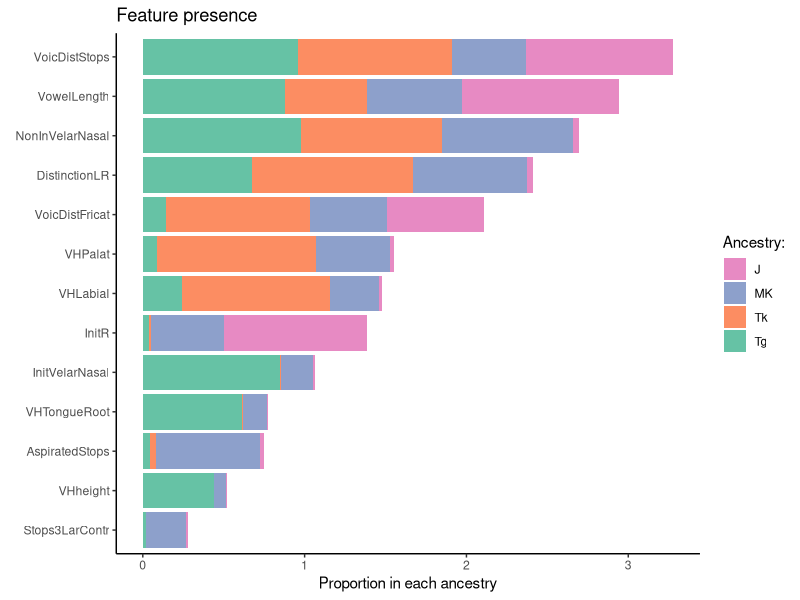
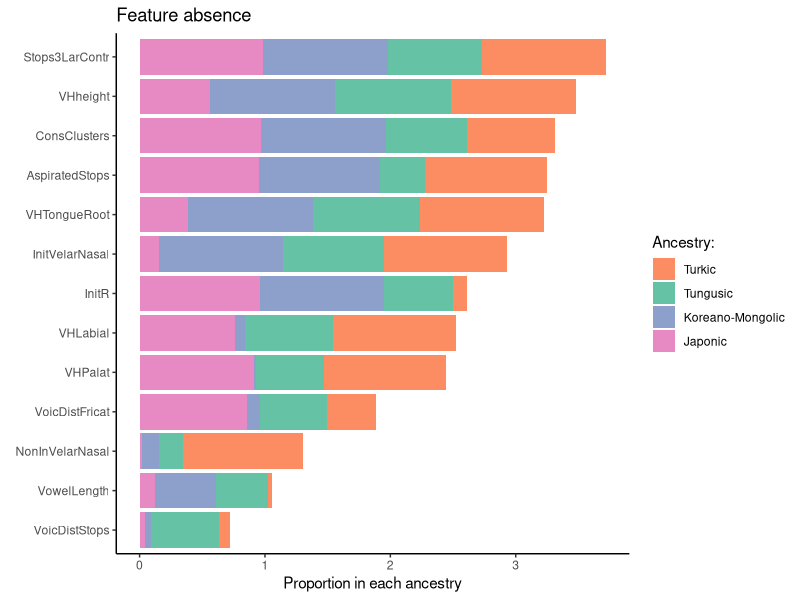
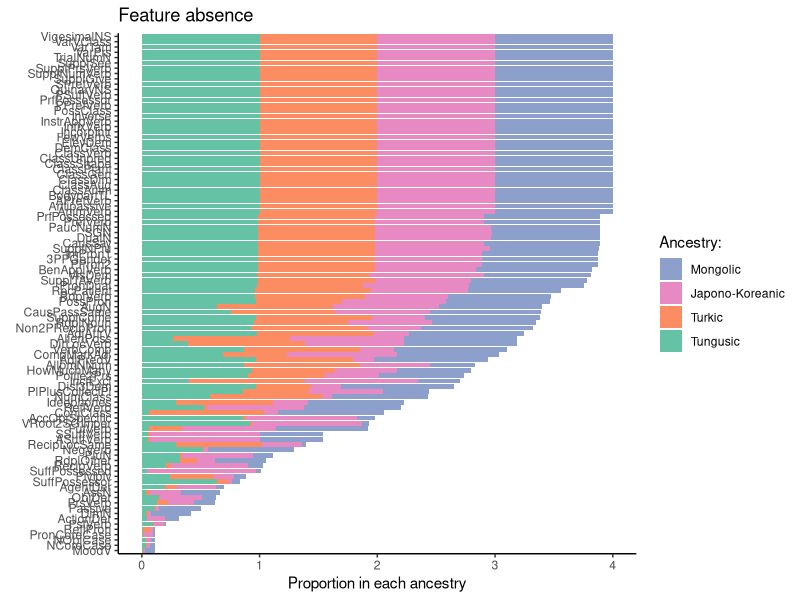
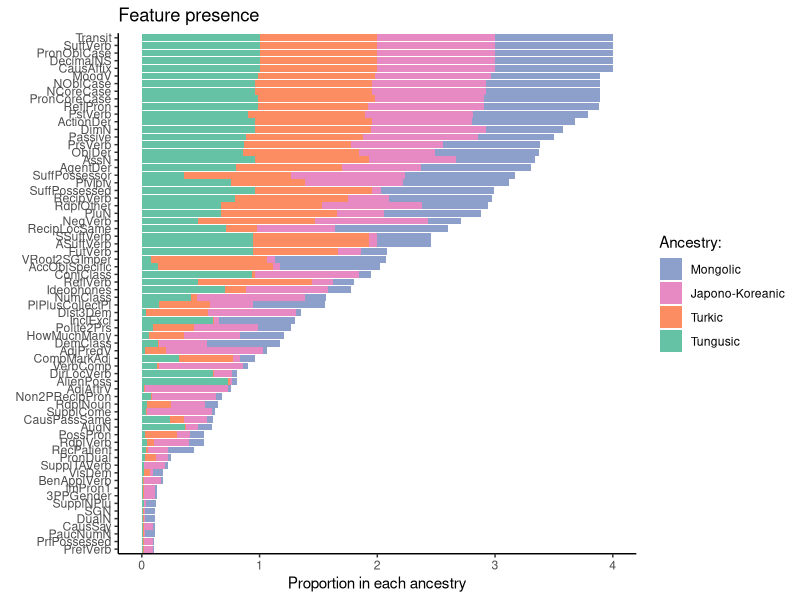
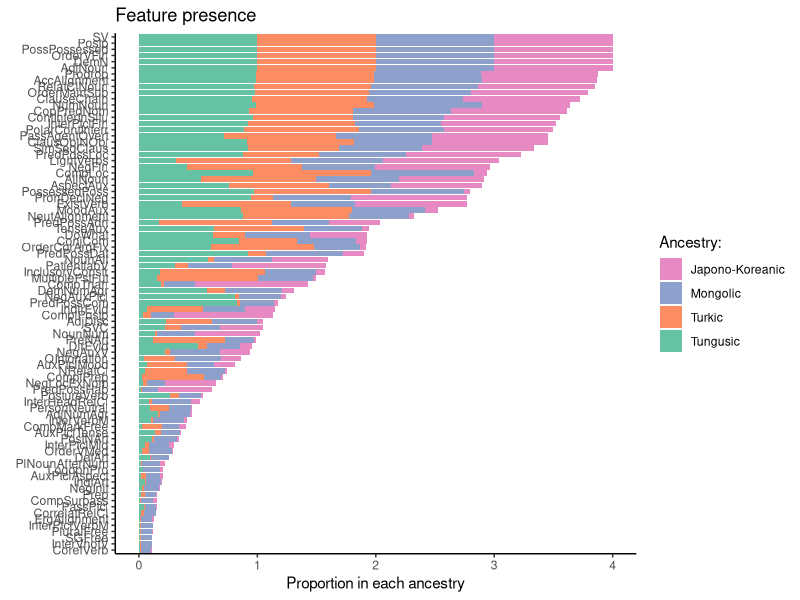
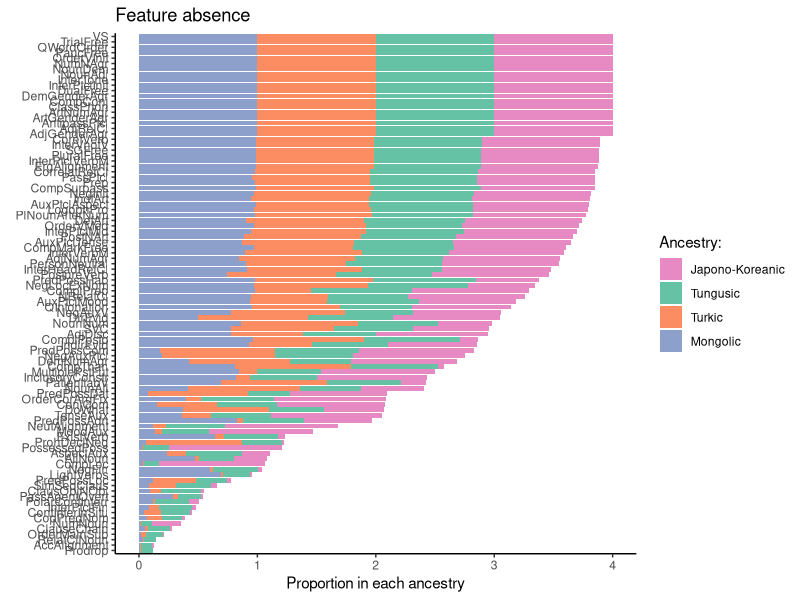
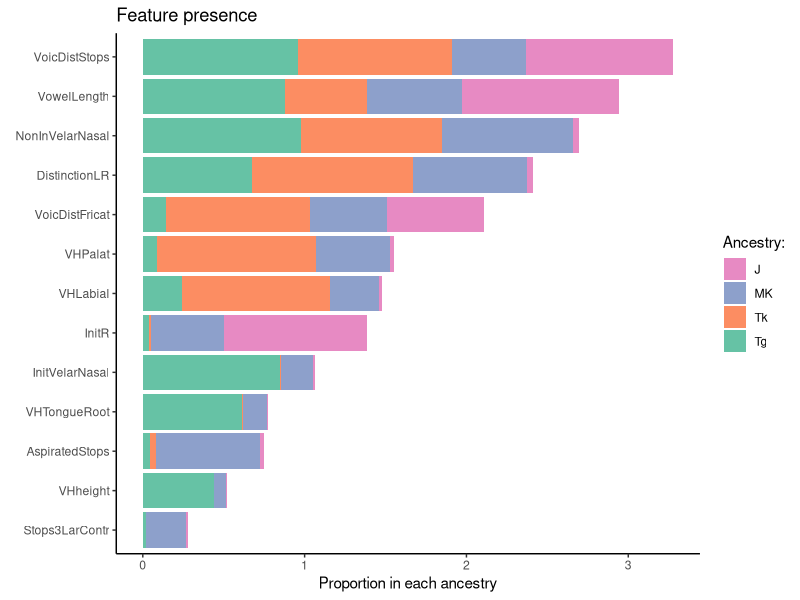
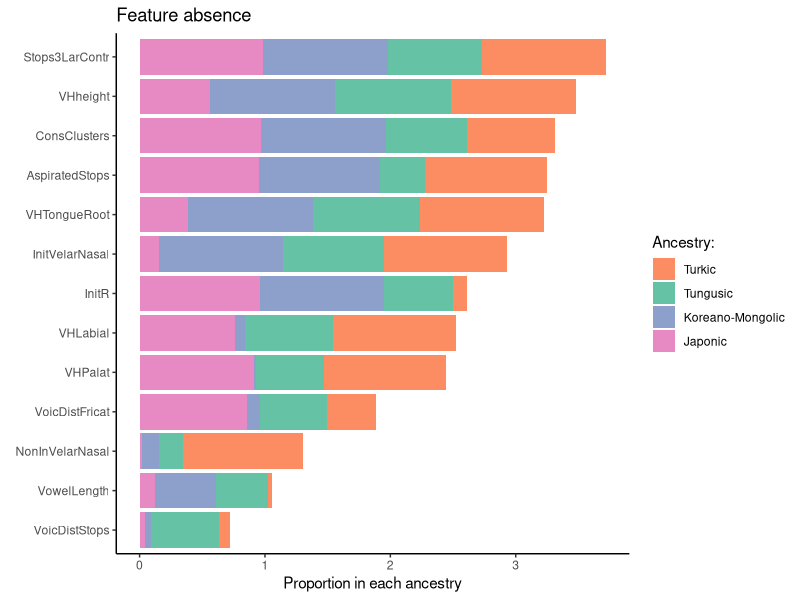

These figures' R source, in order:
#setwd("/Applications/structure_console/outfiles")

library(ggplot2)
library(dplyr)
library(reshape)

setwd("/Users/neshcheret/Documents/GitHub/articles/tree-subsets")

feature_set <- read.csv("feature_set.txt", sep="\t")

phonology_K4_feature_constributions = read.csv("phonology_K4_feature_contributions.txt",sep="\t")

word_K4_feature_constributions = read.csv("word_K4_feature_contributions.txt",sep="\t")

clause_K4_feature_constributions = read.csv("clause_K4_feature_contributions.txt",sep="\t")

phonology_K4_features_names <- phonology_K4_feature_constributions %>% 
  inner_join(feature_set,by=c("Feature"="ID"))

word_K4_features_names <- word_K4_feature_constributions %>% 
  inner_join(feature_set,by=c("Feature"="ID"))

clause_K4_features_names <- clause_K4_feature_constributions %>% 
  inner_join(feature_set,by=c("Feature"="ID"))

phonology_matrix_K4 <- read.csv("phonology_matrix_K4.txt", sep="\t")
word_matrix_K4 <- read.csv("word_matrix_K4.txt", sep="\t")
clause_matrix_K4 <- read.csv("clause_matrix_K4.txt", sep="\t")

clause_matrix_K5 <- read.csv("clause_matrix_K5.txt", sep="\t")

rename_languages <- function(structure_data_frame){
  structure_data_frame$Language[structure_data_frame$Language=="MiddleMongo"] <- "MiddleMongol"
  structure_data_frame$Language[structure_data_frame$Language=="MiddleKorea"] <- "MiddleKorean"
  structure_data_frame$Language[structure_data_frame$Language=="BeryozovkaE"] <- "BeryozovkaEven"
  structure_data_frame$Language[structure_data_frame$Language=="CrimeanTata"] <- "CrimeanTatar"
  structure_data_frame$Language[structure_data_frame$Language=="KhamnigalMo"] <- "KhamniganMongol"
  structure_data_frame$Language[structure_data_frame$Language=="NorthernUzb"] <- "NorthernUzbek"
  structure_data_frame$Language[structure_data_frame$Language=="EasternOldJ"] <- "EasternOldJapanese"
  return(structure_data_frame)
}

phonology_K4_renamed <- rename_languages(phonology_matrix_K4)
word_K4_renamed <- rename_languages(word_matrix_K4)
clause_K4_renamed <- rename_languages(clause_matrix_K4)

clause_K5_renamed <- rename_languages(clause_matrix_K5)

# reshape the data for plotting with ggplot later
phonology_K4_renamed_melt <- melt(phonology_K4_renamed, id=c("Language"))
word_K4_renamed_melt <- melt(word_K4_renamed, id=c("Language"))
clause_K4_renamed_melt <- melt(clause_K4_renamed, id=c("Language"))

clause_K5_renamed_melt <- melt(clause_K5_renamed, id=c("Language"))

# The order of the languages to appear in the structure plot
languages_ordered <- c("Ura","Okinoerabu","Yuwan","Tsuken","Shuri","Hateruma","Yonaguni","Ikema","Ogami","Tarama","Japanese","EasternOldJapanese","MiddleKorean","Korean","Manchu","Oroch","Udihe","Nanai","Orok","Ulch","BeryozovkaEven","MomaEven","Solon","Negidal","Evenki","MiddleMongol","Moghol","Dagur","KhamniganMongol","Khalkha","Oirat","Ordos","Buriat","Kalmyk","Bonan","Dongxiang","ShiraYughur","Mongghul","Mangghuer","OldTurkic","Chuvash","Khalaj","Khakas","Shor","Tuvan","Bashkir","Tatar","KaraKalpak","Kazakh","Nogai","CrimeanTatar","Dolgan","Yakut","Gagauz","Azerbaijani","Turkmen","Turkish","Chagatai","NorthernUzbek","Uighur")

# Set default theme
theme_set(theme_classic())

# Phonology: feature contributions

phonology_K4_features_selected_1 <- phonology_K4_features_names%>%
  filter(Value==1) %>%
  select(Feature_short,Pop1,Pop2,Pop3,Pop4)

phonology_K4_features_selected_0 <- phonology_K4_features_names %>%
  filter(Value==0) %>%
  select(Feature_short,Pop1,Pop2,Pop3,Pop4)

phonology_K4_features_selected_1_melt <- melt(phonology_K4_features_selected_1, id=c("Feature_short"))

phonology_K4_features_selected_0_melt <- melt(phonology_K4_features_selected_0, id=c("Feature_short"))

# 'J','MK','Tk','Tg

phonology_K4_features_selected_1_melt_plt <- ggplot(phonology_K4_features_selected_1_melt, aes(x=value,y=reorder(Feature_short,value),fill=variable)) +
  geom_col() +
  labs(title = "Feature presence", x = "Proportion in each ancestry",y=element_blank()) +
  scale_fill_manual(name = "Ancestry:",labels = c('J','MK','Tk','Tg'),values=c('#E78AC3','#8DA0CB','#FC8D62','#66C2A5'))

phonology_K4_features_selected_1_melt_plt

phonology_K4_features_selected_0_melt_plt <- ggplot(phonology_K4_features_selected_0_melt, aes(x=value,y=reorder(Feature_short,value),fill=variable)) +
  geom_col() +
  labs(title = "Feature absence", x = "Proportion in each ancestry",y=element_blank()) +
  scale_fill_manual(name = "Ancestry:",labels = c('Turkic','Tungusic','Koreano-Mongolic','Japonic'),values=c('#FC8D62','#66C2A5','#8DA0CB','#E78AC3'))

phonology_K4_features_selected_0_melt_plt

ggsave("phonology-K4-features-1.pdf", phonology_K4_features_selected_1_melt_plt,height=5,width=7)

ggsave("phonology-K4-features-0.pdf", phonology_K4_features_selected_0_melt_plt,height=5,width=7)

# Morphology: feature contributions

word_K4_features_selected_1 <- word_K4_features_names%>%
  filter(Value==1) %>%
  select(Feature_short,Pop1,Pop2,Pop3,Pop4)

word_K4_features_selected_0 <- word_K4_features_names %>%
  filter(Value==0) %>%
  select(Feature_short,Pop1,Pop2,Pop3,Pop4)

word_K4_features_selected_1_melt <- melt(word_K4_features_selected_1, id=c("Feature_short"))

word_K4_features_selected_0_melt <- melt(word_K4_features_selected_0, id=c("Feature_short"))

# Pop1 = Mongolic, Pop2 = Japonic, Pop3 = Turkic, Pop4 = Tungusic

word_K4_features_selected_0_melt_plt <- ggplot(word_K4_features_selected_0_melt, aes(x=value,y=reorder(Feature_short,value),fill=variable)) +
  geom_col() +
  labs(title = "Feature absence", x = "Proportion in each ancestry",y=element_blank()) +
  scale_fill_manual(name = "Ancestry:",labels = c('Mongolic','Japono-Koreanic','Turkic','Tungusic'),values=c('#8DA0CB','#E78AC3','#FC8D62','#66C2A5'))

word_K4_features_selected_0_melt_plt

word_K4_features_selected_1_melt_plt <- ggplot(word_K4_features_selected_1_melt, aes(x=value,y=reorder(Feature_short,value),fill=variable)) +
  geom_col() +
  labs(title = "Feature presence", x = "Proportion in each ancestry",y=element_blank()) +
  scale_fill_manual(name = "Ancestry:",labels = c('Mongolic','Japono-Koreanic','Turkic','Tungusic','Mongolic'),values=c('#8DA0CB','#E78AC3','#FC8D62','#66C2A5'))

word_K4_features_selected_1_melt_plt

ggsave("word-K4-features-0.pdf", word_K4_features_selected_0_melt_plt,height=10,width=7)

ggsave("word-K4_features-1.pdf", word_K4_features_selected_1_melt_plt,height=10,width=7)

# Syntax: feature contributions

clause_K4_features_selected_1 <- clause_K4_features_names%>%
  filter(Value==1) %>%
  arrange(desc(EstAncestralFrequency)) %>%
  select(Feature_short,Pop1,Pop2,Pop3,Pop4)

clause_K4_features_selected_0 <- clause_K4_features_names %>%
  filter(Value==0) %>%
  arrange(desc(EstAncestralFrequency)) %>%
  select(Feature_short,Pop1,Pop2,Pop3,Pop4)
  
clause_K4_features_selected_1_melt <- melt(clause_K4_features_selected_1, id=c("Feature_short"))

clause_K4_features_selected_0_melt <- melt(clause_K4_features_selected_0, id=c("Feature_short"))

#Pop1 = Japonic, Pop2 = Mongolic, Pop3 = Turkic, Pop4 = Tungusic

clause_K4_features_selected_1_melt_plt <- ggplot(clause_K4_features_selected_1_melt, aes(x=value,y=reorder(Feature_short,value),fill=variable)) +
  geom_col() +
  labs(title = "Feature presence", x = "Proportion in each ancestry",y=element_blank()) +
  scale_fill_manual(name = "Ancestry:",labels = c('Japono-Koreanic','Mongolic','Turkic','Tungusic'),values=c('#E78AC3','#8DA0CB','#FC8D62','#66C2A5'))

clause_K4_features_selected_1_melt_plt

clause_K4_features_selected_0_melt_plt <- ggplot(clause_K4_features_selected_0_melt, aes(x=value,y=reorder(Feature_short,value),fill=variable)) +
  geom_col() +
  labs(title = "Feature absence", x = "Proportion in each ancestry",y=element_blank()) +
  scale_fill_manual(name = "Ancestry:",labels = c('Japono-Koreanic','Tungusic','Turkic','Mongolic'),values=c('#E78AC3','#66C2A5','#FC8D62','#8DA0CB'))

clause_K4_features_selected_0_melt_plt

ggsave("clause-K4-features-1.pdf", clause_K4_features_selected_1_melt_plt,height=10,width=7)

ggsave("clause-K4-features-0.pdf", clause_K4_features_selected_0_melt_plt,height=10,width=7)
